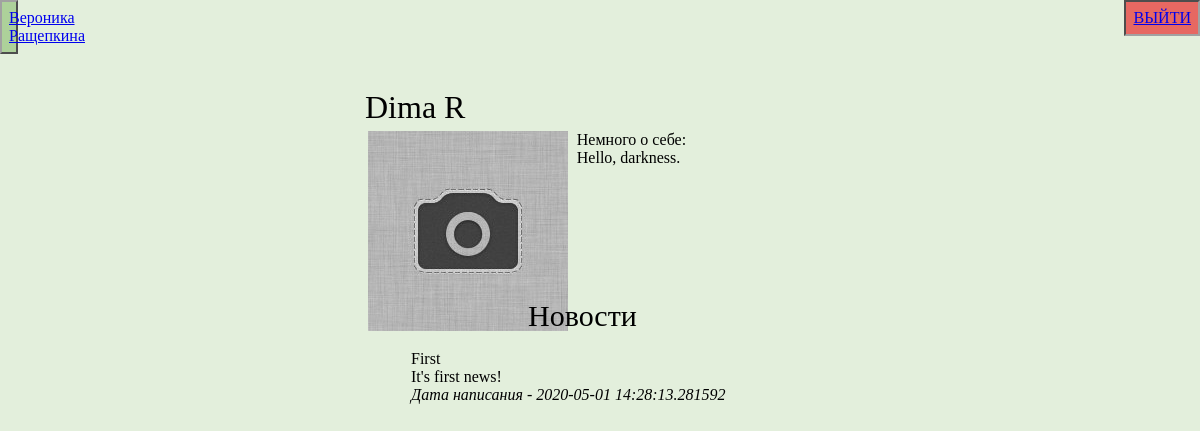
Screenshot of /user/1 (signed in) with the database file from the repository.
### data/users.py (models this page shows, shortened)
class User(SqlAlchemyBase, UserMixin):
    __tablename__ = 'users'
    id = sqlalchemy.Column(sqlalchemy.Integer,
                           primary_key=True, autoincrement=True)
    name = sqlalchemy.Column(sqlalchemy.String, nullable=True)
    surname = sqlalchemy.Column(sqlalchemy.String, nullable=True)
    about = sqlalchemy.Column(sqlalchemy.String, nullable=True)
    email = sqlalchemy.Column(sqlalchemy.String,
                              index=True, unique=True, nullable=True)
    hashed_password = sqlalchemy.Column(sqlalchemy.String, nullable=True)
    photo_id = sqlalchemy.Column(sqlalchemy.Integer, nullable=True, default=0)
    photo = sqlalchemy.Column(sqlalchemy.String, default='img/default.jpg')
    created_date = sqlalchemy.Column(sqlalchemy.DateTime,
                                     default=datetime.datetime.now)
    news = orm.relation("News", back_populates='user')

### data/news.py (models this page shows)
class News(SqlAlchemyBase):
    __tablename__ = 'news'
    id = sqlalchemy.Column(sqlalchemy.Integer,
                           primary_key=True, autoincrement=True)
    title = sqlalchemy.Column(sqlalchemy.String, nullable=True)
    content = sqlalchemy.Column(sqlalchemy.String, nullable=True)
    created_date = sqlalchemy.Column(sqlalchemy.DateTime,
                                     default=datetime.datetime.now)
    user_id = sqlalchemy.Column(sqlalchemy.Integer,
                                sqlalchemy.ForeignKey("users.id"))
    user = orm.relation('User')

### main.py (the view, shortened to what this page needs)
@app.route('/user/<int:id>', methods=['POST', 'GET'])
@login_required
def user(id):
    session = db_session.create_session()
    if request.method == 'GET':
        user = session.query(User).filter(User.id == id).first()
        news = session.query(News).filter((News.user == user))
        param = {
            'title': 'Профиль',
            'user': user,
            'news': news}
        return render_template('index.html', **param)

### data/db_session.py (called while the page is built)
def create_session() -> Session:
    global __factory
    return __factory()

### main.py (called while the page is built)
@login_manager.user_loader
def load_user(user_id):
    session = db_session.create_session()
    return session.query(User).get(user_id)

### templates/index.html (shortened to what this page needs)
{% extends "base.html" %}
{% block content %}
<div class="user-page">
<h1 class="name">{{ user.name }} {{ user.surname }}</h1>
<div class="user-block">
<img src="/static/{{ user.photo }}">
</div>
<div class="user-block">
    <h4>Немного о себе:</h4>
    <div>
        {% if user.about %}
        <p>{{ user.about }}</p>
        {% else %}
        <p>Здесь пока ничего нет!</p>
        {% endif %}
    </div>
</div>
</div>
<h2 class="user-news-header">Новости</h2>
<div class="user-news">
{% if news.first() %}
{% for item in news[::-1] %}
<div>
    <h3>{{item.title}}</h3>
    <div>
        {{item.content}}
    </div>
    <div>
        <i>Дата написания - {{item.created_date}}</i>
    </div>
</div>
{% endfor %}
{% else %}
<p>Здесь пока ничего нет!</p>
{% endif %}
</div>
{% endblock %}

### templates/base.html (shortened to what this page needs)
<!DOCTYPE html>
<html lang="en">
<head>
    <link rel="stylesheet" type="text/css" href="/static/css/style.css" />
</head>
<body>
<header>
    <nav>
        {% if current_user.is_authenticated %}
        <p class="name-button">
            <a href="/user/{{ current_user.id }}">{{ current_user.name }} {{
                current_user.surname }}</a>
        </p>
        <a href="/logout" class="logout">Выйти</a>
        {% else %}
        <p>
            <a class="top-button" href="/register">Зарегистрироваться</a>
            <a class="top-button" href="/login">Войти</a>
        </p>
        {% endif %}
    </nav>
</header>
<main role="main" class="container">
    {% block content %}{% endblock %}
</main>
</body>
</html>

### static/css/style.css (style rules this page uses)
body, h1, h2, h3, h4, p, a { margin: 0; font-size: 100%; font-weight: normal; }
body { font-family: 'Bookman Old Style', sans-regular; background-color: #e3efdc }
.logout { text-align: center; background-color: #e66862; padding: 7px; text-color: black; text-transform: uppercase; position: absolute; border: 2px inset #a1a1a1; right: 0; top: 0; }
.name-button { margin: 0 1675px 30px 0; text-align: center; background-color: #add19a; padding: 7px; background-position: right; text-color: black; border: 2px outset #a1a1a1; }
.name { margin-left: 0; padding: 5px; font-size: 32px; }
.user-block { float: left; margin-left: 1%; }
.user-page { margin-left: 30%; }
.user-news-header { position: absolute; margin-left: 44%; margin-top: 14%; text-align: center; font-size: 30px; }
.user-news { position: absolute; margin-left: 33%; margin-top: 17%; padding: 15px; }

### rows the page displays
User: name "Вероника", surname "Ращепкина"
User: name "Dima", surname "R", photo (placeholder picture), about "Hello, darkness."
News: title "First", content "It's first news!", created_date "2020-05-01 14:28:13.281592"
